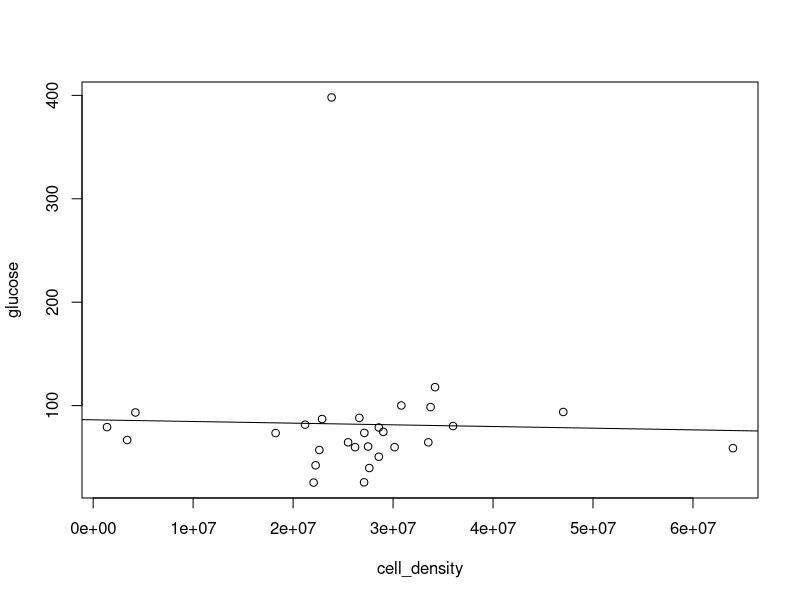
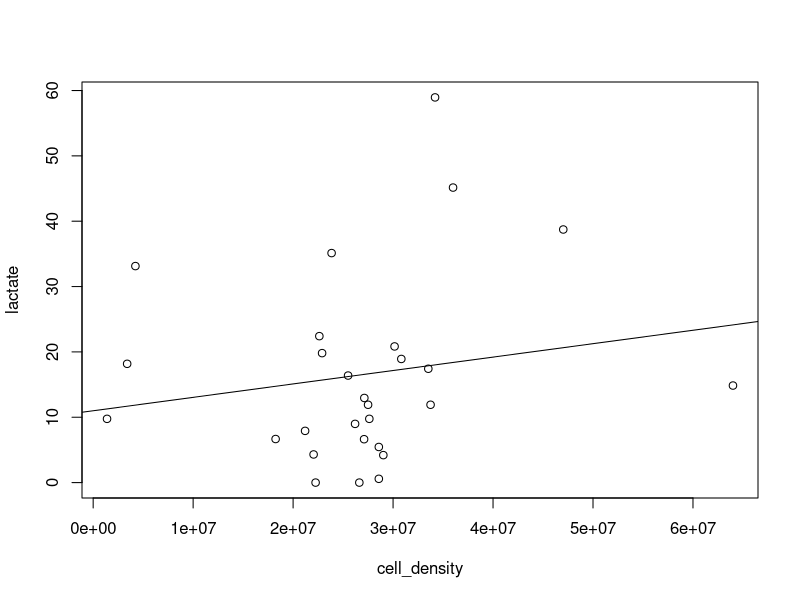
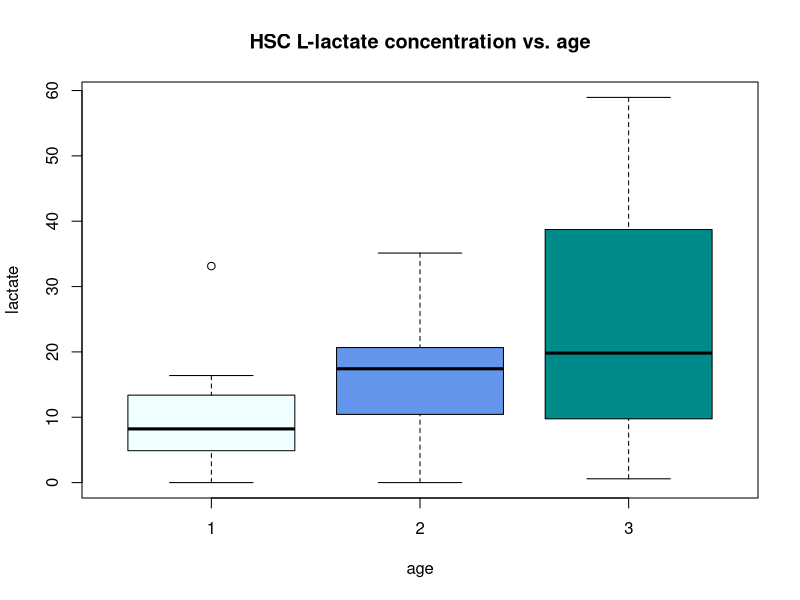
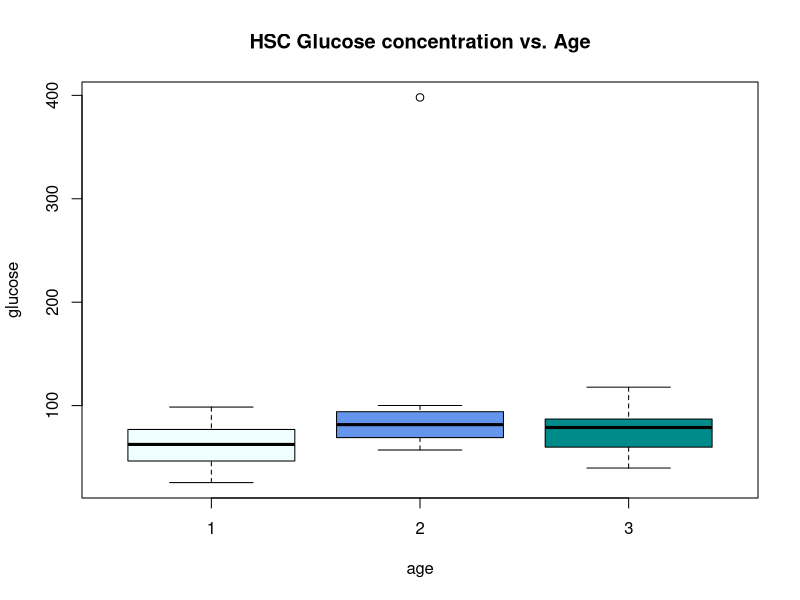
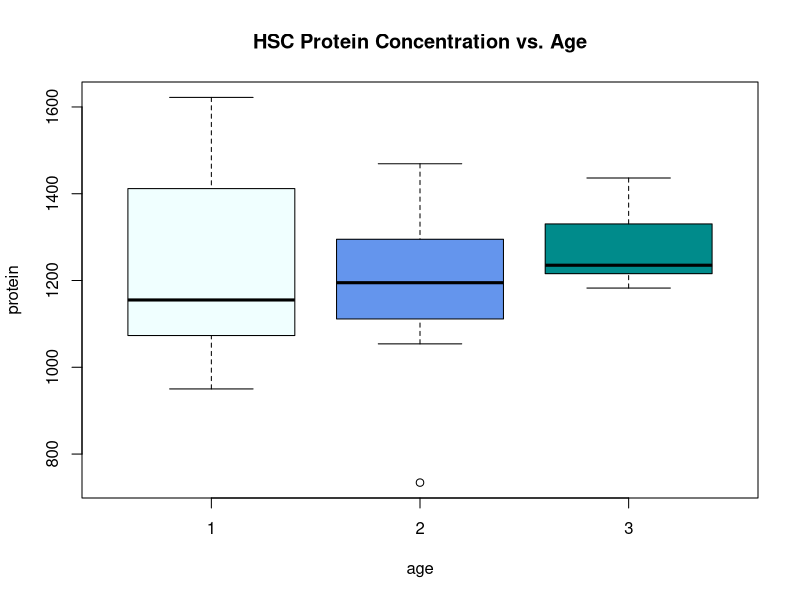
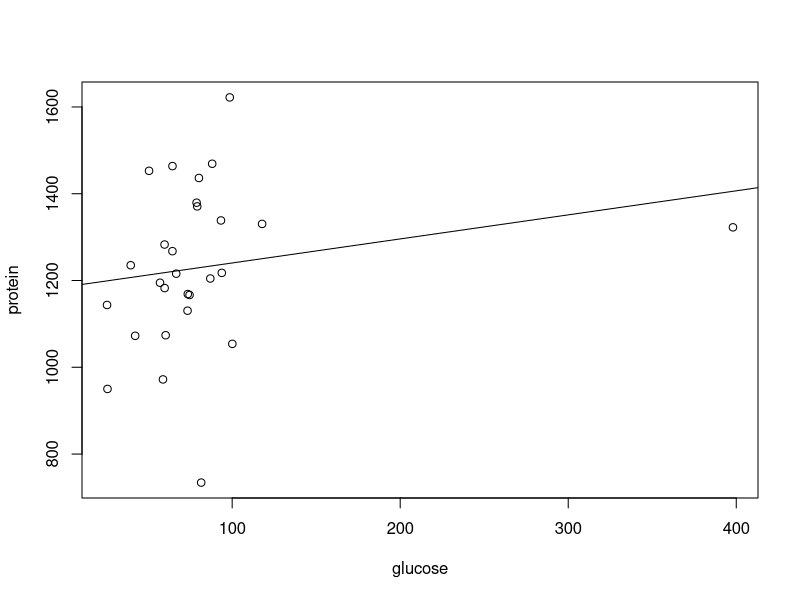
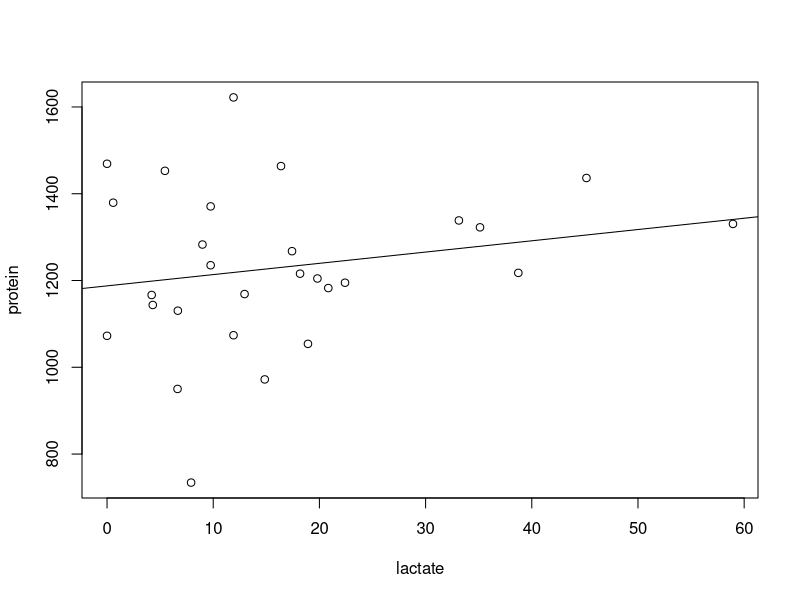
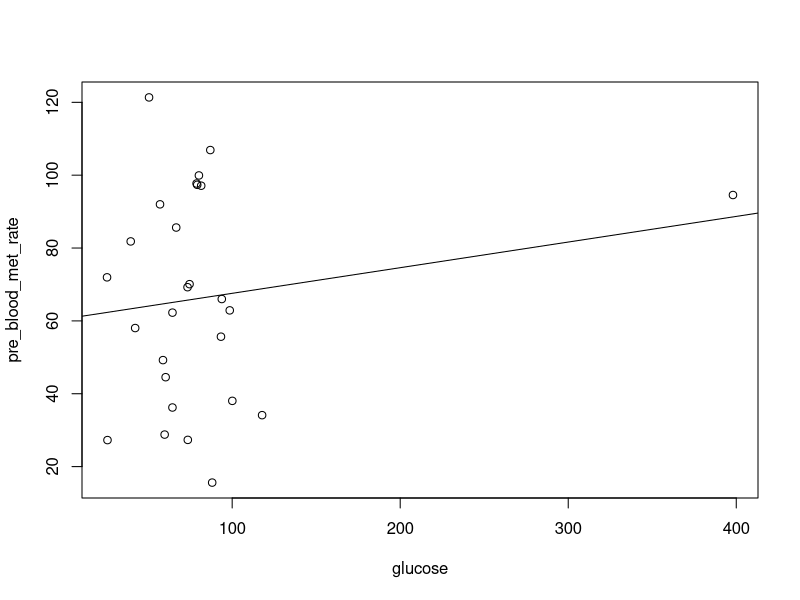

R code for these plots, in order:
## ---- chunk 1

hemo_dat <- read.csv("data/hsc_hemo_dat.csv")

library(car)
## ---- chunk 2

plot(glucose~ cell_density, data = hemo_dat)
abline(lm(glucose ~ cell_density, data = hemo_dat))

glu_den_mod <- lm(glucose~ cell_density, data = hemo_dat)
summary(glu_den_mod)
anova(glu_den_mod)
car::Anova(glu_den_mod, type = 3)

plot(lactate ~ cell_density, data = hemo_dat)
abline(lm(lactate ~ cell_density, data = hemo_dat))

lac_den_mod <- lm(lactate~ cell_density, data = hemo_dat)
summary(lac_den_mod)
anova(lac_den_mod)
car::Anova(lac_den_mod, type = 3)

## ---- chunk 3

boxplot(lactate ~ age, data = hemo_dat,
        col=c("azure", "cornflowerblue", "darkcyan"),
        main = "HSC L-lactate concentration vs. age")

lac_age_mod <- lm(lactate~age, data = hemo_dat)
summary(lac_age_mod)
anova(lac_age_mod)

lac_age_aov <- aov(lactate~as.factor(age), data = hemo_dat)
TukeyHSD(lac_age_aov, conf.level = 0.95)
## ---- chunk 4
boxplot(glucose ~ age, data = hemo_dat,
        col=c("azure", "cornflowerblue", "darkcyan"),
        main = "HSC Glucose concentration vs. Age")

glu_age_mod <- lm(glucose~age, data = hemo_dat)
summary(glu_age_mod)
anova(glu_age_mod)

glu_age_aov <- aov(glucose~as.factor(age), data = hemo_dat)
TukeyHSD(glu_age_aov, conf.level = 0.95)

## ---- chunk 5
boxplot(protein ~ age, data = hemo_dat, 
        col=c("azure", "cornflowerblue", "darkcyan"),
        main = "HSC Protein Concentration vs. Age")

pro_age_mod <- lm(protein~age, data = hemo_dat)
summary(pro_age_mod)
anova(pro_age_mod)

pro_age_aov <- aov(protein~as.factor(age), data = hemo_dat)
TukeyHSD(pro_age_aov, conf.level = 0.95)
## ---- chunk 6
plot(protein ~ glucose, data = hemo_dat)
abline(lm(protein ~ glucose, data = hemo_dat))

plot(protein ~ lactate, data = hemo_dat)
abline(lm(protein ~ lactate, data = hemo_dat))

## ---- chunk 7
plot(pre_blood_met_rate ~ glucose, data = hemo_dat)
abline(lm(pre_blood_met_rate ~ glucose, data = hemo_dat))

plot(post_blood_met_rate ~ glucose, data = hemo_dat)
abline(lm(post_blood_met_rate ~ glucose, data = hemo_dat))

plot(pre_blood_met_rate ~ lactate, data = hemo_dat)
abline(lm(pre_blood_met_rate ~ lactate, data = hemo_dat))

plot(post_blood_met_rate ~ lactate, data = hemo_dat)
abline(lm(post_blood_met_rate ~ lactate, data = hemo_dat))
## ---- chunk 8

plot(unbound_hemocyanin ~ lactate, data = hemo_dat)
abline(lm(unbound_hemocyanin ~ lactate, data = hemo_dat))

plot(unbound_hemocyanin ~ glucose, data = hemo_dat)
abline(lm(unbound_hemocyanin ~ glucose, data = hemo_dat))

